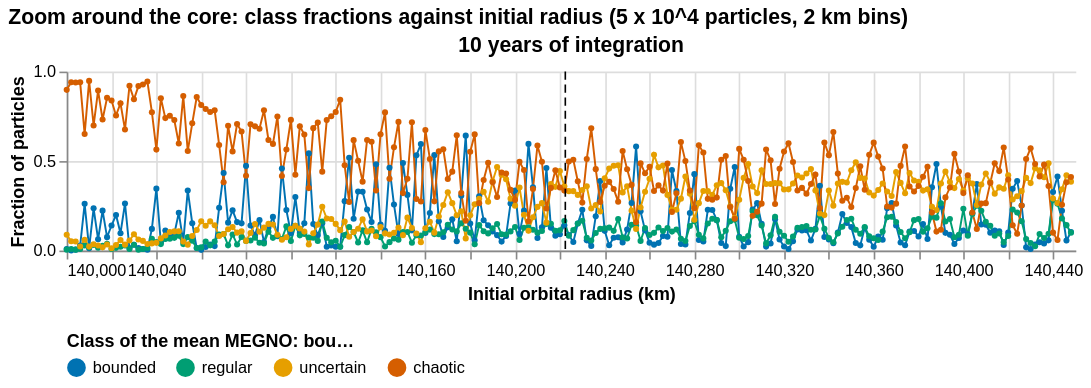

The Vega-Lite source for this figure:
### Vega-Lite specification from a JSON file in a GitHub repository (floating-point values rounded to 4 significant figures; data arrays with more than 128 entries replaced by an {"elided": "..."} marker saying what was removed)
{"$schema": "https://vega.github.io/schema/vega-lite/v5.20.1.json", "config": {"view": {"continuousHeight": 300, "continuousWidth": 300, "strokeWidth": 0}}, "datasets": {"data-707ea212a5e98d607e59591519d09603": {"elided": "900 records"}, "data-c6824fe1b112384836480bf559cf358a": [{"label": "core, 140,222 km", "r": 140200.0}]}, "resolve": {"scale": {"color": "shared"}}, "title": "Zoom around the core: class fractions against initial radius (5 x 10^4 particles, 2 km bins)", "vconcat": [{"height": 110, "layer": [{"data": {"name": "data-707ea212a5e98d607e59591519d09603"}, "encoding": {"color": {"field": "cls", "legend": {"columns": 4, "orient": "bottom"}, "scale": {"domain": ["bounded", "regular", "uncertain", "chaotic"], "range": ["#0072B2", "#009E73", "#E69F00", "#D55E00"]}, "title": "Class of the mean MEGNO: bounded < 1.5 <= regular <= 2.5 < uncertain < 5 <= chaotic", "type": "nominal"}, "tooltip": [{"field": "r_lo_km", "type": "quantitative"}, {"field": "cls", "type": "nominal"}, {"field": "fraction", "type": "quantitative"}], "x": {"field": "r_lo_km", "scale": {"domain": [140000, 140450], "nice": false}, "title": "Initial orbital radius (km)", "type": "quantitative"}, "y": {"field": "fraction", "scale": {"domain": [0, 1]}, "title": "Fraction of particles", "type": "quantitative"}}, "mark": {"point": {"filled": true, "size": 14}, "strokeWidth": 1.2, "type": "line"}}, {"data": {"name": "data-c6824fe1b112384836480bf559cf358a"}, "encoding": {"tooltip": [{"field": "label", "type": "nominal"}, {"field": "r", "type": "quantitative"}], "x": {"field": "r", "type": "quantitative"}}, "mark": {"color": "black", "strokeDash": [5, 3], "type": "rule"}}], "title": "10 years of integration", "width": 620}]}
